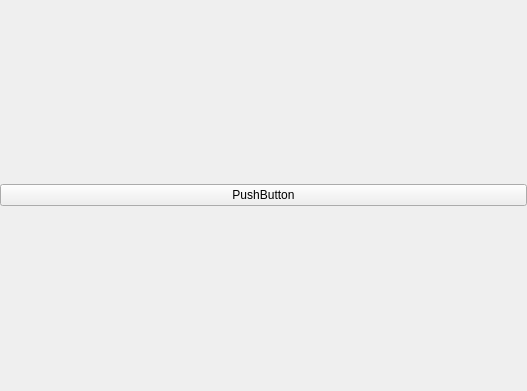
<?xml version="1.0" encoding="UTF-8"?>
<ui version="4.0">
 <class>calendario_form</class>
 <widget class="QWidget" name="calendario_form">
  <property name="geometry">
   <rect>
    <x>0</x>
    <y>0</y>
    <width>527</width>
    <height>391</height>
   </rect>
  </property>
  <property name="sizePolicy">
   <sizepolicy hsizetype="Fixed" vsizetype="Fixed">
    <horstretch>0</horstretch>
    <verstretch>0</verstretch>
   </sizepolicy>
  </property>
  <property name="minimumSize">
   <size>
    <width>527</width>
    <height>391</height>
   </size>
  </property>
  <property name="maximumSize">
   <size>
    <width>527</width>
    <height>391</height>
   </size>
  </property>
  <property name="baseSize">
   <size>
    <width>473</width>
    <height>382</height>
   </size>
  </property>
  <property name="windowTitle">
   <string>Form</string>
  </property>
  <layout class="QGridLayout" name="gridLayout_2">
   <property name="leftMargin">
    <number>0</number>
   </property>
   <property name="topMargin">
    <number>0</number>
   </property>
   <property name="rightMargin">
    <number>0</number>
   </property>
   <property name="bottomMargin">
    <number>1</number>
   </property>
   <property name="horizontalSpacing">
    <number>0</number>
   </property>
   <property name="verticalSpacing">
    <number>1</number>
   </property>
   <item row="0" column="0">
    <widget class="QPushButton" name="pushButton">
     <property name="text">
      <string>PushButton</string>
     </property>
    </widget>
   </item>
  </layout>
 </widget>
 <resources/>
 <connections/>
</ui>
